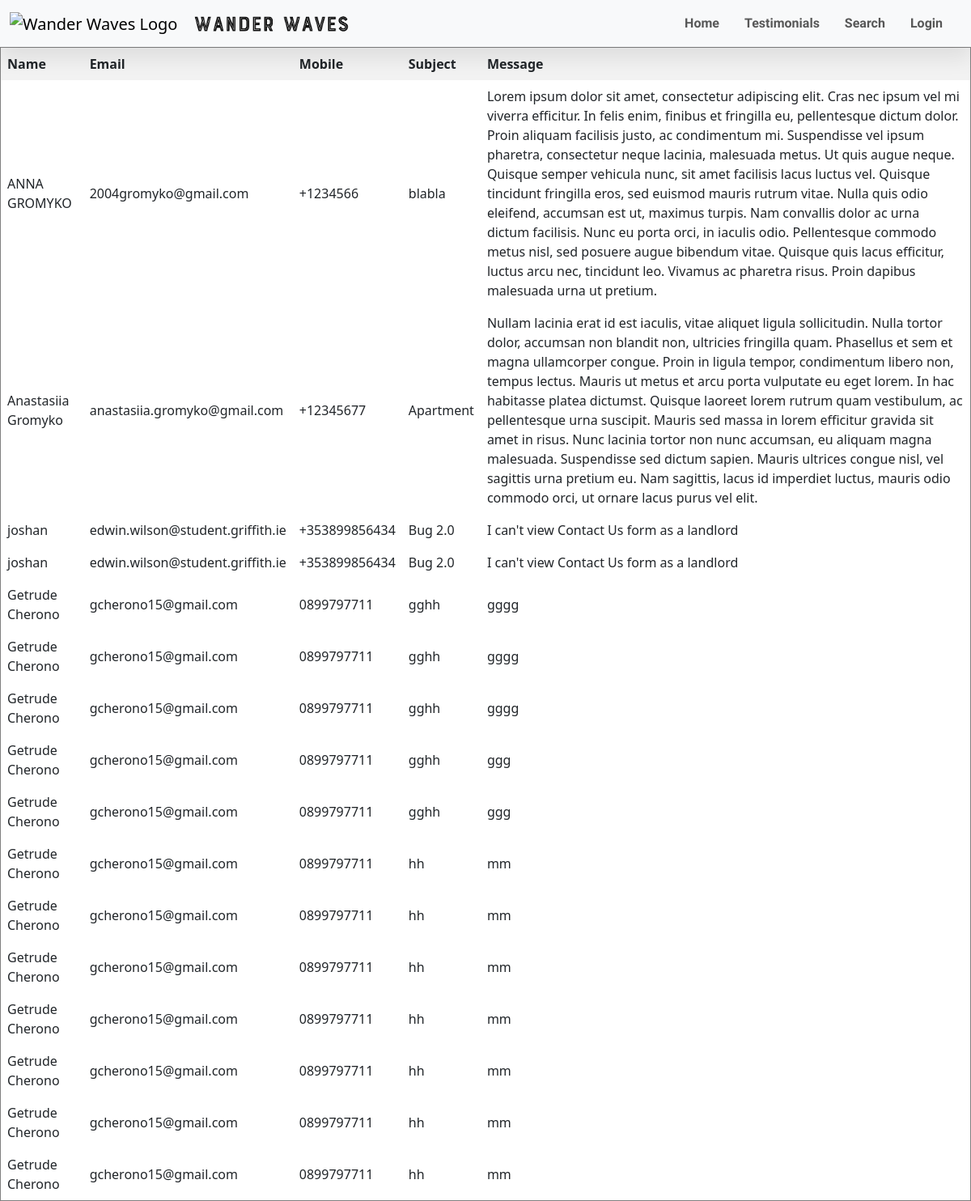
Screenshot of /pages/contact/contact_us_manage.php with the database file from the repository.
### tables this page shows
CREATE TABLE `feedbacks` (
  `feedback_id` int(11) NOT NULL COMMENT 'unique feedback ID',
  `name` varchar(50) NOT NULL COMMENT 'name of person',
  `mail` varchar(50) NOT NULL COMMENT 'mail ID of person',
  `mobile` varchar(20) NOT NULL COMMENT 'mobile number of person',
  `subject` varchar(200) NOT NULL COMMENT 'subject of feedback',
  `message` text NOT NULL COMMENT 'feedback message '
);

### pages/contact/contact_us_manage.php (the view, shortened to what this page needs)
<!DOCTYPE html>
<html lang="en">
<head>
    <link rel="stylesheet" href="../Assets/css/index.css?v=<?php echo time(); ?>">
    <link href="https://cdn.jsdelivr.net/npm/bootstrap@5.3.3/dist/css/bootstrap.min.css" rel="stylesheet"
>
</head>
<body>
    <?php
    require '../../Components/header.php';
    $sql = "SELECT * FROM feedbacks";
    $result = $db_connection->query($sql);
    if ($result->num_rows > 0) {
        echo "<table border='1'>";
        echo "<tr><th>Name</th><th>Email</th><th>Mobile</th><th>Subject</th><th>Message</th></tr>";
        while ($row = $result->fetch_assoc()) {
            echo "<tr>";
            echo "<td>" . $row["name"] . "</td>";
            echo "<td>" . $row["mail"] . "</td>";
            echo "<td>" . $row["mobile"] . "</td>";
            echo "<td>" . $row["subject"] . "</td>";
            echo "<td>" . $row["message"] . "</td>";
            echo "</tr>";
        }
        echo "</table>";
    } else {
        echo "0 results";
    }
    ?>
</body>
</html>

### Components/connection.php (shortened to what this page needs)
<!DOCTYPE html>
<html lang="en">
<head>
</head>
<body>
</body>
</html>

### Components/header.php (shortened to what this page needs)
<?php
if ($_SERVER['SERVER_NAME'] == 'knuth.griffith.ie') {
    $path_to_mysql_connect = __DIR__ . '/connection.php';
} else {
    $path_to_mysql_connect = 'connection.php';
}
require $path_to_mysql_connect;
function getbaseURL()
{
    $protocol = isset($_SERVER['HTTPS']) && $_SERVER['HTTPS'] === 'on' ? "https" : "http";
    $url = $protocol . "://" . $_SERVER['HTTP_HOST'] . $_SERVER['REQUEST_URI'];
    $position = strpos($url, 'WanderWaves');
    return $url;
}
?>
<nav class="navbar navbar-expand-lg bg-body-tertiary sticky-top">
    <div class="container-fluid">
        <a class="navbar-brand" href="#">
            <img src="https://i.ibb.co/NYFdhbq/logo.png" alt="Wander Waves Logo" width="50px" height="50px">
        </a>
        <div class="img2"><img src="<?php echo getbaseURL() . '/Assets/images/image.png' ?>" alt="Wander Waves header pic"
                width="200px" height="70px"></div>
        <div class="collapse navbar-collapse justify-content-end" id="navbarSupportedContent">
            <ul class="navbar-nav mb-2 mb-lg-0">
                <?php
                echo '<li class="nav-item">';
                echo '<a class="nav-link" href="' . getbaseURL() . '/index.php">Home</a>';
                echo '</li>';
                echo '<li class="nav-item">';
                echo '<a class="nav-link" href="' . getbaseURL() . '/index.php#testimonial">Testimonials</a>';
                echo '</li>';
                echo '<li class="nav-item">';
                echo '<a class="nav-link" href="' . getbaseURL() . '/pages/search/search.php">Search</a>';
                echo '</li>';
                if (isset($_SESSION['access'])) {
                    $userLevel = $_SESSION['access'];
                    if ($userLevel == 'tenants' || $userLevel == 'admin' || $userLevel == 'landlord') {
                        if ($userLevel == 'landlord' || $userLevel == 'admin') {
                            if ($userLevel == 'admin') {
                                 echo '<li class="nav-item">';
                                 echo '<a class="nav-link" href="' . getbaseURL() . '/pages/contact/contact_us_manage.php"> Manage FeedBacks</a>';
                                 echo '</li>';
                                echo '<li class="nav-item">';
                                echo '<a class="nav-link" href="' . getbaseURL() . '/pages/landlord/landlord_edit.php">LandLord Edit</a>';
                                echo '</li>';
                            }
                            if ($userLevel == 'landlord') {
                                echo '<li class="nav-item">';
                                echo '<a class="nav-link" href="' . getbaseURL() . '/pages/landlord/landlord_account.php">Account</a>';
                                echo '</li>';
                            }
                            echo '<li class="nav-item">';
                            echo '<a class="nav-link" href="' . getbaseURL() . '/pages/inventory/inventory_details.php">Inventory</a>';
                            echo '</li>';
                        } else if ($userLevel == 'tenants') {
                            echo '<li class="nav-item">';
                            echo '<a class="nav-link" href="' . getbaseURL() . '/pages/tenant/tenantAccount.php">Profile</a>';
                            echo '</li>';
                        }
                        echo '<li class="nav-item">';
                        echo '<a class="nav-link" href="' . getbaseURL() . '/pages/property/property.php">Explore</a>';
                        echo '</li>';
                        echo '<li class="nav-item">';
                        echo '<a class="nav-link" href="' . getbaseURL() . '/control/logout.php">Log Out</a>';
                        echo '</li>';
                    }
                } else {
                    echo '<li class="nav-item">';
                    echo '<a class="nav-link" href="' . getbaseURL() . '/pages/logIn/LogIn.php">Login</a>';
                    echo '</li>';
                }
                ?>
            </ul>
        </div>
    </div>
</nav>

### Assets/css/index.css (style rules this page uses)
:root { --green: #00be63; --dark-green: #013b1f; --black: #333; --white: #f5f5f5; --c-dark: #212529; --c-brand-rgb: 78, 87, 212; --c-body: #727272; --font-base: "ClashDisplay", sans-serif; --box-shadow: 0px 15px 25px rgba(0, 0, 0, 0.08); --transition: all 0.5s ease; --shadow-1: 0px 2px 4px 0px #00000033; --shadow-2: 0px 5px 10px 0px #0000000D; --shadow-3: 0px 5px 10px 0px #00000033; --shadow-4: 0px 10px 20px 0px #0000001A; --primary-100: #2179FF; --primary-90: #1E6DE5; --primary-80: #1B61CC; --primary-70: #1755B2; --primary-40: #0D3166; --primary-20: #071833; --secondary-100: #21FFFF; --secondary-20: #073333; --neutral-100: #FAFCFF; --neutral-98: #F2F5FA; --neutral-95: #E9ECF2; --neutral-90: #DADFE5; --neutral-80: #C2C6CC; --neutral-60: #919499; --neutral-50: #797C80; --neutral-40: #616366; --neutral-30: #494A4D; --neutral-20: #303133; --neutral-10: #18191A; --neutral-5: #0C0C0D; --error-100: #FF2134; --font-primary: 'Montserrat', sans-serif; --fs-base: 62.5%; --fs-headline-large: 3.6rem; --fs-headline-medium: 2.8rem; --fs-headline-small: 2.8rem; --fs-title-large: 2.2rem; --fs-title-medium: 2rem; --fs-title-small: 1.8rem; --fs-body-large: 1.6rem; --fs-body-medium: 1.6rem; --fs-label-large: 1.6rem; --fs-label-medium: 1.4rem; --lh-headline-large: 44px; --lh-headline-medium: 36px; --lh-headline-small: 36px; --lh-title-large: 28px; --lh-title-medium: 24px; --lh-title-small: 24px; --lh-body-large: 24px; --lh-body-medium: 24px; --lh-label-large: 24px; --lh-label-medium: 20px; --weight-bold: 700; --weight-semiBold: 600; --weight-regular: 400; --traking-n-025: -0.25px; --traking-p-05: 0.5px; --radius-small: 8px; --radius-medium: 12px; --radius-large: 16px; --radius-extra-large: 32px; --radius-full: 1000px; --radius-circle: 50%; --transition-easing-quick: cubic-bezier(0, 0.7, 0.3, 1); --transition-duration-quick: 200ms; --transition-duration-smooth: 500ms; --gradient: linear-gradient(270deg, #00be63 0%, #013b1f 100%); }
li { list-style: none; }
a { color: inherit; text-decoration: none; }
img { height: auto; }
html { font-family: var(--font-primary); scroll-behavior: smooth; }
body { background-color: var(--neutral-98); color: var(--neutral-5); line-height: var(--lh-body-medium); }
.navbar { background-color: var(--white) !important; box-shadow: var(--box-shadow); }
.nav-item { margin-right: 15px; font-family: monospace; font-size: medium; font-family: "Fira Sans", sans-serif; font-weight: 600; font-style: normal; }
.img2 { align-items: center; display: flex; flex-direction: row; justify-content: center; }
body { font-family: var(--font-base); }
a { text-decoration: none; color: var(--c-brand); transition: var(--transition); }
img { max-width: 100%; height: auto; }
table { border-collapse: collapse; width: 100%; }
th, td { border: 1px solid black; padding: 8px; text-align: left; }
th { background-color: #f2f2f2; }
@media (min-width: 768px) { :root { --fs-headline-large: 5.2rem; --fs-headline-medium: 4rem; --fs-headline-small: 3.6rem; --lh-headline-large: 64px; --lh-headline-medium: 52px; --lh-headline-small: 48px; } }
@media (min-width: 992px) { :root { --fs-body-large: 1.8rem; --lh-body-large: 32px; } }

### rows the page displays
feedbacks: name "ANNA GROMYKO", mail "2004gromyko@gmail.com", mobile "+1234566", subject "blabla", message "Lorem ipsum dolor sit amet, consectetur adipiscing elit. Cras nec ipsum vel mi viverra efficitur. In felis enim, finibus et fringilla eu, pellentesque dictum dolor. Proin aliquam facilisis justo, ac condimentum mi. Suspendisse vel ipsum pharetra, consectetur neque lacinia, malesuada metus. Ut quis augue neque. Quisque semper vehicula nunc, sit amet facilisis lacus luctus vel. Quisque tincidunt fringilla eros, sed euismod mauris rutrum vitae. Nulla quis odio eleifend, accumsan est ut, maximus turpis. Nam convallis dolor ac urna dictum facilisis. Nunc eu porta orci, in iaculis odio. Pellentesque commodo metus nisl, sed posuere augue bibendum vitae. Quisque quis lacus efficitur, luctus arcu…"
feedbacks: name "Anastasiia Gromyko", mail "anastasiia.gromyko@gmail.com", mobile "+12345677", subject "Apartment", message "Nullam lacinia erat id est iaculis, vitae aliquet ligula sollicitudin. Nulla tortor dolor, accumsan non blandit non, ultricies fringilla quam. Phasellus et sem et magna ullamcorper congue. Proin in ligula tempor, condimentum libero non, tempus lectus. Mauris ut metus et arcu porta vulputate eu eget lorem. In hac habitasse platea dictumst. Quisque laoreet lorem rutrum quam vestibulum, ac pellentesque urna suscipit. Mauris sed massa in lorem efficitur gravida sit amet in risus. Nunc lacinia tortor non nunc accumsan, eu aliquam magna malesuada. Suspendisse sed dictum sapien. Mauris ultrices congue nisl, vel sagittis urna pretium eu. Nam sagittis, lacus id imperdiet luctus, mauris odio commodo…"
feedbacks: name "joshan", mail "edwin.wilson@student.griffith.ie", mobile "+353899856434", subject "Bug 2.0", message "I can't view Contact Us form as a landlord"
feedbacks: name "joshan", mail "edwin.wilson@student.griffith.ie", mobile "+353899856434", subject "Bug 2.0", message "I can't view Contact Us form as a landlord"
feedbacks: name "Getrude Cherono", mail "gcherono15@gmail.com", mobile "0899797711", subject "gghh", message "gggg"
feedbacks: name "Getrude Cherono", mail "gcherono15@gmail.com", mobile "0899797711", subject "gghh", message "gggg"
feedbacks: name "Getrude Cherono", mail "gcherono15@gmail.com", mobile "0899797711", subject "gghh", message "gggg"
feedbacks: name "Getrude Cherono", mail "gcherono15@gmail.com", mobile "0899797711", subject "gghh", message "ggg"
feedbacks: name "Getrude Cherono", mail "gcherono15@gmail.com", mobile "0899797711", subject "gghh", message "ggg"
feedbacks: name "Getrude Cherono", mail "gcherono15@gmail.com", mobile "0899797711", subject "hh", message "mm"
feedbacks: name "Getrude Cherono", mail "gcherono15@gmail.com", mobile "0899797711", subject "hh", message "mm"
feedbacks: name "Getrude Cherono", mail "gcherono15@gmail.com", mobile "0899797711", subject "hh", message "mm"
feedbacks: name "Getrude Cherono", mail "gcherono15@gmail.com", mobile "0899797711", subject "hh", message "mm"
feedbacks: name "Getrude Cherono", mail "gcherono15@gmail.com", mobile "0899797711", subject "hh", message "mm"
feedbacks: name "Getrude Cherono", mail "gcherono15@gmail.com", mobile "0899797711", subject "hh", message "mm"
feedbacks: name "Getrude Cherono", mail "gcherono15@gmail.com", mobile "0899797711", subject "hh", message "mm"
